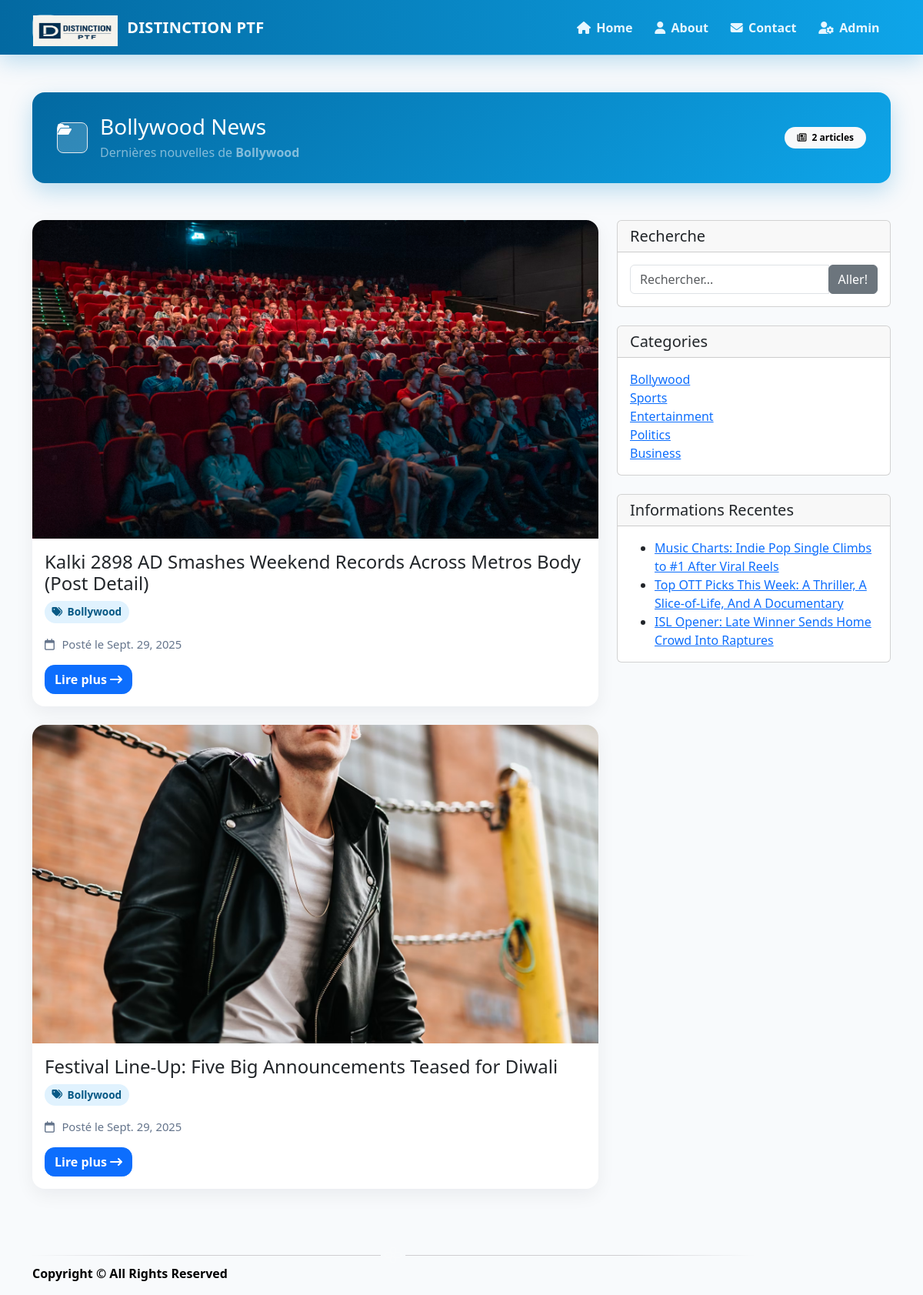
The app's page /categorynews/1 with its own data.
### news/models.py (models this page shows, shortened)
class Category(models.Model):
    categoryname = models.CharField(max_length=100)

class Newspost(models.Model):
    posttitle = models.CharField(max_length=500)
    category = models.ForeignKey(Category, on_delete=models.CASCADE)
    postdetail = models.TextField()
    postimage = models.FileField(null=True)
    postdate = models.DateField()

### news/views.py (the view)
# urls.py: path('categorynews/<int:pid>',categorynews,name='categorynews'),
def categorynews(request,pid):
    category = Category.objects.get(id=pid)
    category1 = Category.objects.all()
    last_records = Newspost.objects.all().order_by('-id')[:3]
    all_post = Paginator(Newspost.objects.filter(category=category),2)
    postcount = Newspost.objects.filter(category=category).count()
    page = request.GET.get('page')
    try:
        posts = all_post.page(page)
    except PageNotAnInteger:
        posts = all_post.page(1)
    except EmptyPage:
        posts = all_post.page(all_post.num_pages)
    d = {'category1': category1,'category': category, 'last_records': last_records,'posts':posts,'postcount':postcount}
    return render(request, 'category.html', d)

### news/templates/category.html (shortened to what this page needs)
{% load static %}
{% block body %}
{% include 'header.html' %}
<main class="container py-4 py-lg-5">
  <section class="news-hero mb-4 mb-lg-5">
    <div class="d-flex align-items-center flex-wrap gap-3">
      <span class="d-inline-grid place-items-center rounded-3 border border-light-subtle"
            style="width:40px;height:40px;background:rgba(255,255,255,.18)">
        <i class="fa-solid fa-folder-open"></i>
      </span>
      <div class="flex-grow-1">
        {% if postcount == 0 %}
          <h1 class="h3 mb-1">Aucun enregistrement trouvé</h1>
          <p class="mb-0 text-white-50">Nous n'avons trouvé aucun article dans cette catégorie pour le moment.</p>
        {% else %}
          <h1 class="h3 mb-1">{{ category.categoryname }} News</h1>
          <p class="mb-0 text-white-50">
            Dernières nouvelles de <strong>{{ category.categoryname }}</strong>
          </p>
        {% endif %}
      </div>
      {% if postcount and postcount > 0 %}
      <span class="badge text-bg-light rounded-pill px-3 py-2">
        <i class="fa-regular fa-newspaper me-1"></i> {{ postcount }} articles
      </span>
      {% endif %}
    </div>
  </section>
  <div class="row g-4">
    <div class="col-lg-8">
      {% if postcount == 0 %}
        <div class="alert alert-info border-0 shadow-sm" role="alert">
          <i class="fa-regular fa-face-meh-blank me-1"></i> Aucun article disponible dans cette catégorie.
        </div>
      {% else %}
        {% for i in posts %}
        <article class="card news-card mb-4">
          <div class="ratio ratio-16x9">
            <img loading="lazy" class="obj-cover" src="{{ i.postimage.url }}" alt="{{ i.posttitle }}">
          </div>
          <div class="card-body">
            <h2 class="h4 card-title mb-2">{{ i.posttitle }}</h2>
            <div class="d-flex flex-wrap align-items-center gap-2 mb-3">
              <a class="category-badge" href="{% url 'categorynews' i.category.id %}">
                <i class="fa-solid fa-tags"></i> {{ i.category.categoryname }}
              </a>
            </div>
            <div class="meta mb-3">
              <span class="me-3">
                <i class="fa-regular fa-calendar"></i> Posté le {{ i.postdate }}
              </span>
            </div>
            <a href="{% url 'news_detail' i.id %}" class="btn btn-primary btn-read">
              Lire plus<i class="fa-solid fa-arrow-right-long ms-1"></i>
            </a>
          </div>
        </article>
        {% endfor %}
      {% endif %}
    </div>
    {% include 'sidebaruser.html' %}
</main>
{% include 'footer.html' %}
{% endblock %}

### news/templates/sidebaruser.html (shortened to what this page needs)
 {% load static %}
  <div class="col-md-4">
          <div class="card mb-4">
            <h5 class="card-header">Recherche</h5>
            <div class="card-body">
                   <form name="search" action="{% url 'search'%}">
              <div class="input-group">
        <input type="text" name="q" class="form-control" placeholder="Rechercher..." required>
                <span class="input-group-btn">
                  <button class="btn btn-secondary" type="submit">Aller!</button>
                </span>
              </form>
              </div>
            </div>
          </div>
          <div class="card my-4">
            <h5 class="card-header">Categories</h5>
            <div class="card-body">
              <div class="row">
                <div class="col-lg-6">
                  <ul class="list-unstyled mb-0">
{% for i in category1 %}
                    <li>
                      <a href="{% url 'categorynews' i.id %}">{{i.categoryname}}</a>
                    </li>
{% endfor %}
                  </ul>
                </div>
              </div>
            </div>
          </div>
          <div class="card my-4">
            <h5 class="card-header">Informations Recentes</h5>
            <div class="card-body">
                      <ul class="mb-0">
{% for i in last_records %}
  <li>
      <a href="{% url 'news_detail' i.id %}">{{i.posttitle}}</a>
  </li>{% endfor %}
          </ul>
            </div>
          </div>
        </div>

### news/templates/header.html (style rules this page uses)
:root { --ink:#0f172a; --muted:#64748b; --paper:#ffffff; --primary:#0ea5e9; --primary-2:#0369a1; --accent:#ef4444; --ring: 0 8px 30px rgba(2, 132, 199, .25); }
body { background:#f8fafc; color:var(--ink); }

### news/templates/category.html (style rules this page uses)
:root { --ink:#0f172a; --muted:#64748b; --paper:#ffffff; --primary:#0ea5e9; --primary-2:#0369a1; --accent:#ef4444; }
.news-hero { background: linear-gradient(135deg, var(--primary-2), var(--primary)); border-radius: 1rem; color: #fff; padding: 1.25rem 1.25rem; box-shadow: 0 10px 30px rgba(2,132,199,.25); }
@media (min-width: 992px) { .news-hero { padding: 1.75rem 2rem; } }
.news-card.card { border:0; border-radius:1rem; overflow:hidden; box-shadow:0 8px 24px rgba(15,23,42,.06); transition: transform .15s ease, box-shadow .15s ease; background:var(--paper); }
.ratio-16x9 { aspect-ratio:16/9; }
.obj-cover { width:100%; height:100%; object-fit:cover; display:block; }
.meta { font-size:.925rem; color:var(--muted); }
.meta i { margin-right:.35rem; }
.category-badge { --bdg-bg:#e0f2fe; --bdg-fg:#075985; background:var(--bdg-bg); color:var(--bdg-fg); padding:.25rem .6rem; border-radius:999px; font-weight:600; font-size:.85rem; display:inline-flex; align-items:center; gap:.4rem; text-decoration:none; }
.btn-read { border-radius:.8rem; font-weight:700; }

### records on screen
Category: categoryname "Bollywood"
Newspost: postimage (picture), posttitle "Kalki 2898 AD Smashes Weekend Records Across Metros Body (Post Detail)", category.categoryname "Bollywood", postdate "Sept. 29, 2025"
Newspost: postimage (picture), posttitle "Festival Line-Up: Five Big Announcements Teased for Diwali", category.categoryname "Bollywood", postdate "Sept. 29, 2025"
Category: categoryname "Sports"
Category: categoryname "Entertainment"
Category: categoryname "Politics"
Category: categoryname "Business"
Newspost: posttitle "Music Charts: Indie Pop Single Climbs to #1 After Viral Reels"
Newspost: posttitle "Top OTT Picks This Week: A Thriller, A Slice-of-Life, And A Documentary"
Newspost: posttitle "ISL Opener: Late Winner Sends Home Crowd Into Raptures"

### other values on screen
{{ postcount }} "2"
